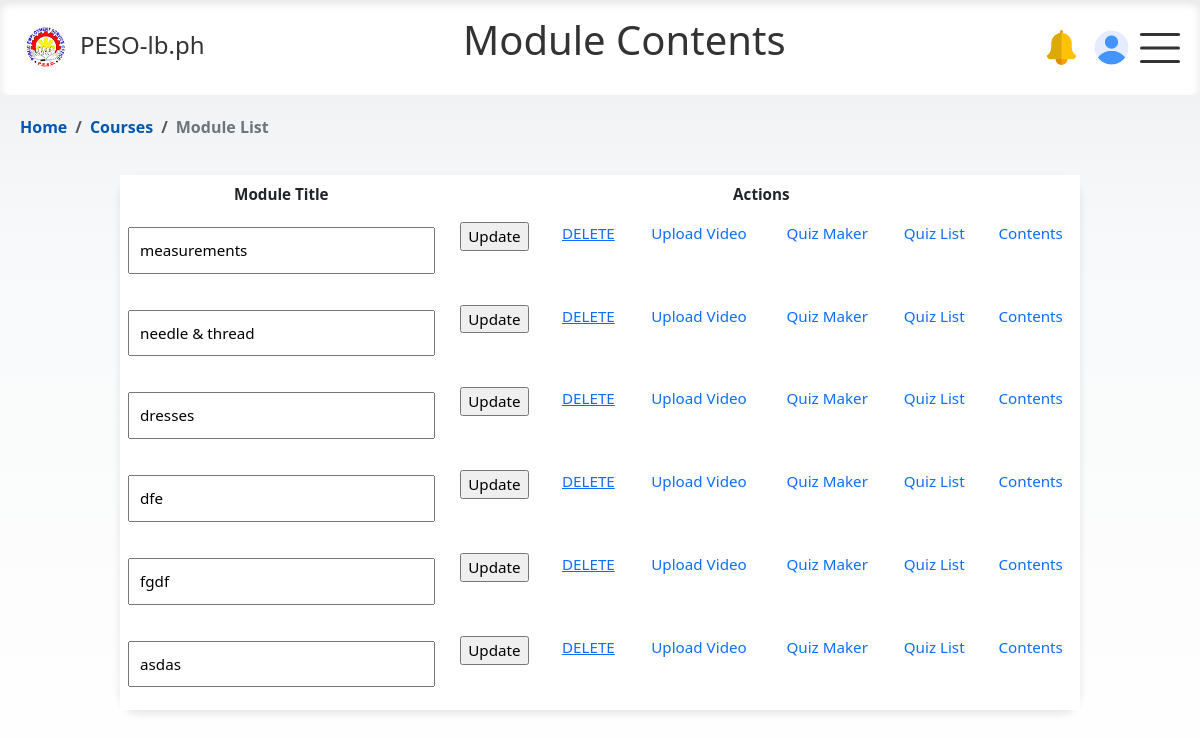
/html/adminpage/module_list.php?course_id=1, run on an earlier commit of the app's database.
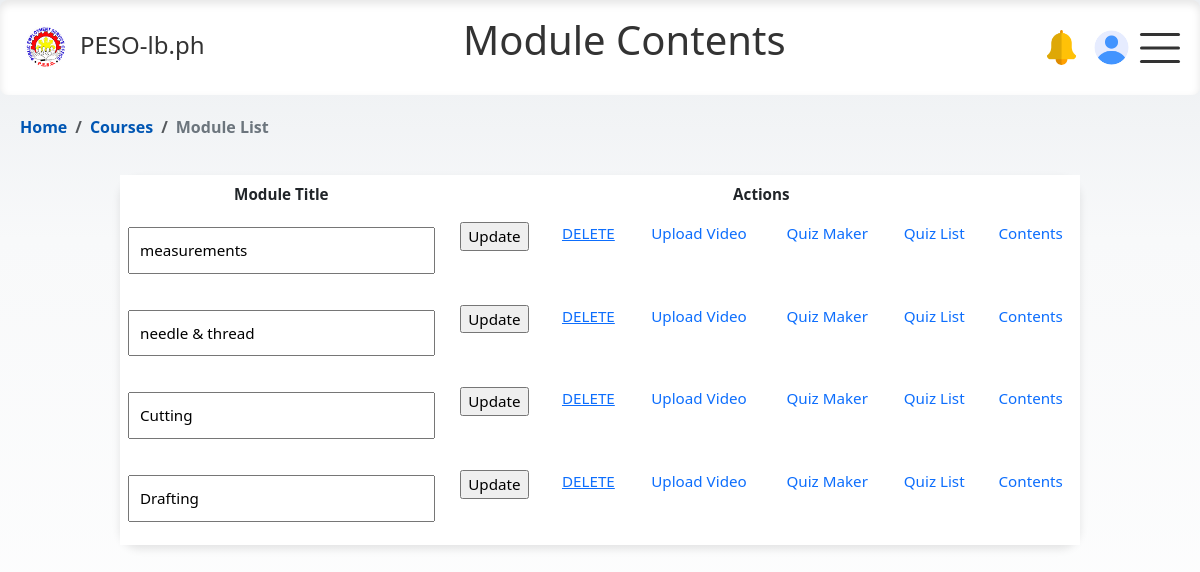
And on a later commit of the database.
### tables this page shows
CREATE TABLE `modules` (
  `id` int(11) NOT NULL,
  `course_id` int(11) DEFAULT NULL,
  `module_name` varchar(255) NOT NULL,
  `status` varchar(255) DEFAULT NULL
);

### html/adminpage/module_list.php (the view, shortened to what this page needs)
<?php
include 'conn_db.php';
$course_id = $_GET['course_id'];
$sql = "SELECT * FROM modules WHERE course_id = $course_id";
$result = $conn->query($sql);
?>
<!DOCTYPE html>
<html>
<head>
    <link rel="stylesheet" href="https://cdn.jsdelivr.net/npm/bootstrap@5.3.0/dist/css/bootstrap.min.css">
    <link href="https://cdnjs.cloudflare.com/ajax/libs/bootstrap-icons/1.10.0/font/bootstrap-icons.min.css" rel="stylesheet">
    <link rel="stylesheet" href="../../css/modal-form.css">
    <link rel="stylesheet" href="../../css/admin_course.css">
    <link rel="stylesheet" href="../../css/nav_float.css">
</head>
<body>
<nav>
    <div class="logo">
        <img src="../../img/logo_peso.png" alt="Logo">
        <a href="#"> PESO-lb.ph</a>
    </div>
    <header>
      <h1 class="ofw-h1">Module Contents</h1>
    </header>
    <div class="profile-icons">
        <div class="notif-icon" data-bs-toggle="popover" data-bs-content="#" data-bs-placement="bottom">
            <img id="#" src="../../img/notif.png" alt="Profile Picture" class="rounded-circle">
        </div>
        <div class="profile-icon" data-bs-toggle="popover" data-bs-placement="bottom">
    <?php if (!empty($row['photo'])): ?>
        <img id="preview" src="php/applicant/images/<?php echo $row['photo']; ?>" alt="Profile Image" class="circular--square">
    <?php else: ?>
        <img src="../../img/user-placeholder.png" alt="Profile Picture" class="rounded-circle">
    <?php endif; ?>
    </div>
    </div>
    <div class="burger" id="burgerToggle">
        <span></span>
        <span></span>
        <span></span>
    </div>
</nav>
<nav class="bcrumb-container" aria-label="breadcrumb">
  <ol class="breadcrumb">
    <li class="breadcrumb-item"><a href="admin_home.php" >Home</a></li>
    <li class="breadcrumb-item"><a href="course_list.php" >Courses</a></li>
    <li class="breadcrumb-item active" aria-current="page">Module List</li>
  </ol>
</nav>
<div class="table-container">
    <table class="table table-borderless table-hover">
        <thead>
            <th>Module Title</th>
            <th colspan="6">Actions</th>
        </thead>
        <?php
        if ($result->num_rows > 0) {
            while($row = $result->fetch_assoc()) {
                echo "<tr>
                        <form method='POST' action='module_update.php'>
                        <input type='hidden' name='module_id' value='".$row["id"]."'>
                        <input type='hidden' name='course_id' value='".$course_id."'>
                        <td><input type='text' name='module_name' value='".$row["module_name"]."'></td>
                        <td><input type='submit' value='Update'></td>
                        <td><a href='delete_modules.php?course_id=".$course_id."&module_id=".$row["id"]."'>DELETE</a></td>
                        <td><a class='docu openFileBtn' href='#' data-module-id=" . htmlspecialchars($row['id']) . "
                            data-course-id=" . htmlspecialchars($course_id) . ">Upload Video</a></td>
                        <td><a class='docu openQuizBtn' href='#' data-secmodule-id=" . htmlspecialchars($row['id']) . "
                            data-seccourse-id=" . htmlspecialchars($course_id) . ">Quiz Maker</a></td>
                        <td><a class='docu' href='quiz_list.php?modules_id=" . htmlspecialchars($row['id']) . "&course_id=" . $course_id . "'>Quiz List</a></td>
                        <td><a class='docu openContentBtn' href='#' data-thirdmodule-id=".htmlspecialchars($row['id']).">Contents</a></td>
                        </form>
                    </tr>";
            }
        } else {
            echo "<tr><td colspan='5'>No modules found</td></tr>";
        }
        ?>
    </table>
</div>
</body>
</html>

What changed in the data, as far as the page shows it:
removed modules: module_name "fgdf"
removed modules: module_name "asdas"
changed modules: module_name "dresses" → "Cutting"
changed modules: module_name "dfe" → "Drafting"
